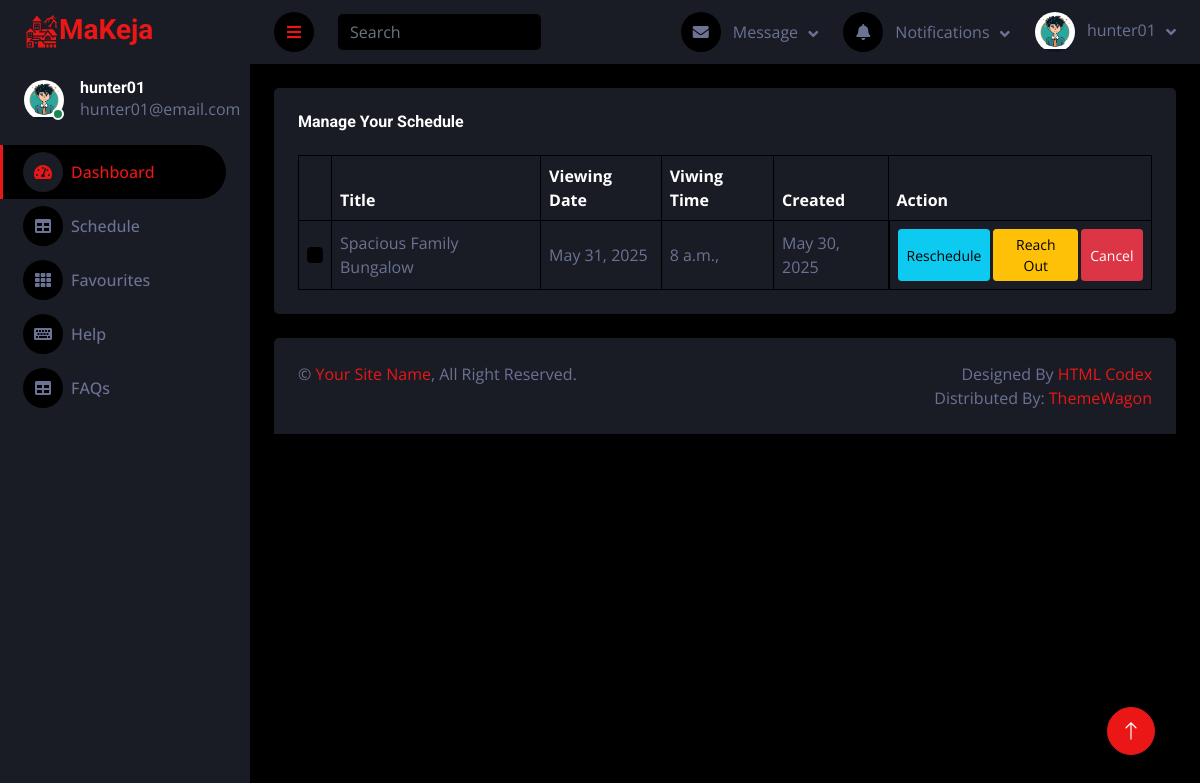
Before: /dash/scheduled_viewings/ (signed in) with the older database file.
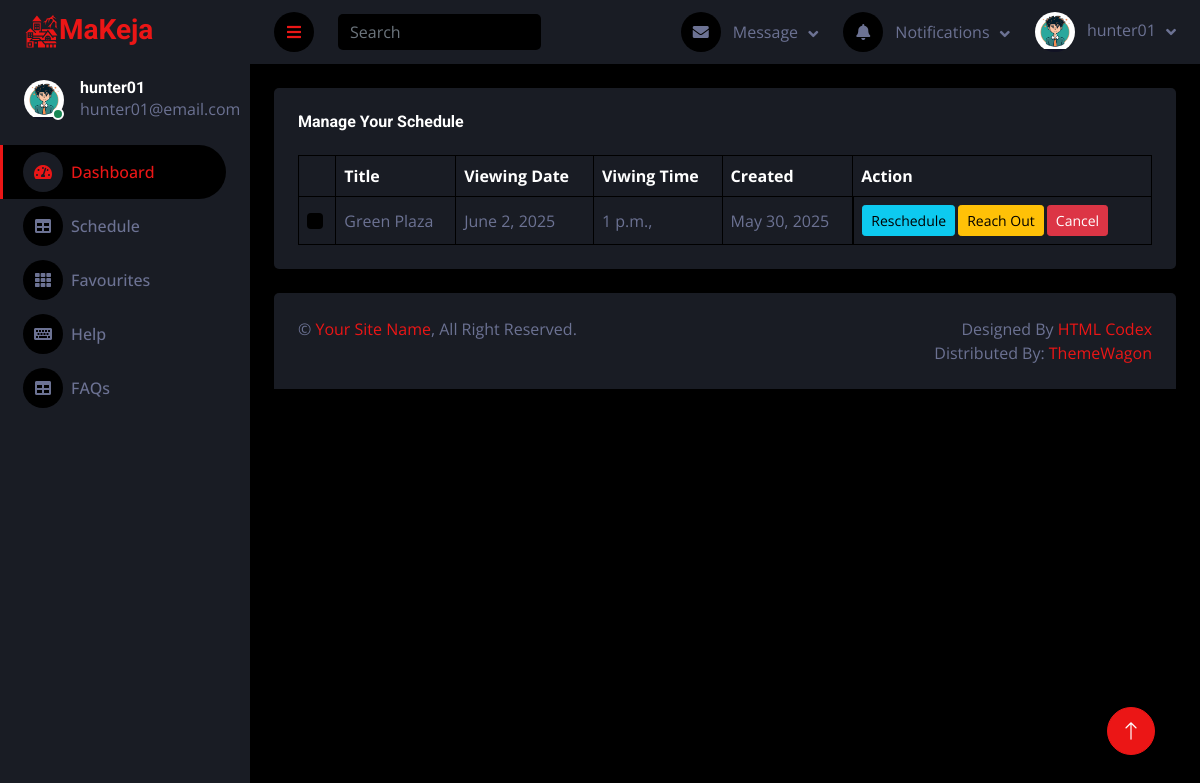
After: the same page with the newer database file.
### dash/models.py (models this page shows, shortened)
class Viewing(models.Model):
    user = models.ForeignKey("auth.User", on_delete=models.CASCADE)
    listing = models.ForeignKey(Listing, on_delete=models.CASCADE)
    viewing_date = models.DateField()
    viewing_time = models.TimeField()
    status = models.CharField(max_length=50, default="pending") # pending, confirmed
    created_at = models.DateTimeField(auto_now_add=True)
    is_deleted = models.BooleanField(default=False)

class Listing(models.Model):
    user = models.ForeignKey("auth.User", on_delete=models.CASCADE, related_name="listings")
    listingID = models.CharField(max_length=10, unique=True, null=True)
    title = models.CharField(max_length=255, null=True)
    description = models.TextField(null=True)
    location = models.CharField(max_length=255, null=True)
    address = models.ForeignKey("dash.Address", on_delete=models.CASCADE, related_name="addresses")
    category = models.ForeignKey("master.ListingCategory", on_delete=models.SET_NULL, null=True)
    bedrooms = models.PositiveIntegerField(default=0)
    bathrooms = models.PositiveIntegerField(default=1)
    area_sqft = models.PositiveIntegerField(null=True)
    year_built = models.PositiveIntegerField(null=True)
    floor_number = models.PositiveIntegerField(null=True)
    total_floors = models.PositiveIntegerField(null=True)
    available_units = models.PositiveIntegerField(default=1)
    rent = models.PositiveIntegerField(default=0)
    deposit = models.PositiveIntegerField(default=0)
    avatar1 = models.ImageField(default="listing1.jpg")
    avatar2 = models.ImageField(default="listing2.jpg")
    avatar3 = models.ImageField(default="listing3.jpg")
    avatar4 = models.ImageField(default="listing4.jpg")
    avatar5 = models.ImageField(default="listing5.jpg")
    video_url = models.URLField(null=True, blank=True)
    floor_plan = models.FileField(null=True, blank=True)
    tour = models.URLField(null=True, blank=True)
    furnished = models.BooleanField(default=False)
    parking = models.BooleanField(default=False)
    pet_friendly = models.BooleanField(default=False)
    balcony = models.BooleanField(default=False)
    security = models.BooleanField(default=False)
    internet = models.BooleanField(default=False)
    status = models.CharField(max_length=50, default="pending")
    is_deleted = models.BooleanField(default=False)
    time_created = models.DateTimeField(auto_now_add=True)
    last_updated = models.DateTimeField(auto_now=True)

### dash/views.py (the view, shortened to what this page needs)
# urls.py: path("scheduled_viewings/", views.user_viewings_view, name="user_viewings"),
def user_viewings_view(request):
    viewings = Viewing.objects.filter(user=request.user, is_deleted=False)
    context = {
        "viewings": viewings,
    }
    return render(request, "dash/user_viewings.html", context)

### dash/context_processors.py (called while the page is built)
def get_notifications(request):
    if not request.user.is_authenticated:
        return {}
    notifications = Notification.objects.filter(target=request.user, is_read=False, is_deleted=False)
    context = {"notifications": notifications}
    return context

### dash/templatetags/time_filters.py (called while the page is built)
@register.filter
def natural_time_format(value):
    if isinstance(value, str):
        try:
            value = datetime.fromisoformat(value)
        except ValueError:
            return value  # fallback: return raw value if parsing fails
    if is_naive(value):
        value = make_aware(value)
    delta = now() - value
    if delta < timedelta(minutes=1):
        return "Just now"
    elif delta < timedelta(hours=1):
        minutes = int(delta.total_seconds() / 60)
        return f"{minutes} min ago"
    elif delta < timedelta(hours=24):
        hours = int(delta.total_seconds() / 3600)
        return f"{hours} hr ago"
    elif delta < timedelta(days=2):
        return "Yesterday"
    elif delta < timedelta(days=7):
        return f"{delta.days} days ago"
    else:
        return value.strftime("%b %d, %Y")

### dash/templates/dash/user_viewings.html (shortened to what this page needs)
{% extends 'dash/main.html' %}
{% load static %}
{% load time_filters %}
{% block main %}
<div class="container-fluid pt-4 px-4">
    <div class="bg-secondary text-center rounded p-4">
        <div class="d-flex align-items-center mb-4">
            <h6 class="mb-0">Manage Your Schedule</h6>
        </div>
        {% if viewings %}
        <div class="table-responsive">
            <table class="table text-start align-middle table-bordered table-hover mb-0">
                <thead>
                    <tr class="text-white">
                        <th scope="col"></th>
                        <th scope="col">Title</th>
                        <th scope="col">Viewing Date</th>
                        <th scope="col">Viwing Time</th>
                        <th scope="col">Created</th>
                        <th scope="col">Action</th>
                    </tr>
                </thead>
                <tbody>
                    {% for v in viewings %}
                    <tr>
                        <td><input class="form-check-input" type="checkbox"></td>
                        <td>{{ v.listing.title|title }}</td>
                        <td>{{ v.viewing_date }}</td>
                        <td>{{ v.viewing_time }}, {{ request.PATH_INFO }}</td>
                        <td>{{ v.created_at|natural_time_format }}</td>
                        <td class="d-flex" style="gap: 3px;">
                            <button class="btn btn-sm btn-info" type="button" data-toggle="modal" data-target="#reschedule{{ v.id }}">Reschedule</button>
                            <form method="post">
                                <button class="btn btn-sm btn-warning" type="submit">Reach Out</button>
                            </form>
                            <button class="btn btn-sm btn-danger" type="button" data-toggle="modal" data-target="#delete{{ v.id }}">Cancel</button>
                        </td>
                    </tr>
                    {% endfor %}
                </tbody>
            </table>
        </div>
        {% endif %}
    </div>
</div>
{% endblock %}

Changed rows visible on the page:
no longer on this page (row edited): Viewing: listing "Spacious Family Bungalow", viewing_date "May 31, 2025", viewing_time "8 a.m.", created_at "May 30, 2025"
added Viewing: listing "Green Plaza", viewing_date "June 2, 2025", viewing_time "1 p.m.", created_at "May 30, 2025"
